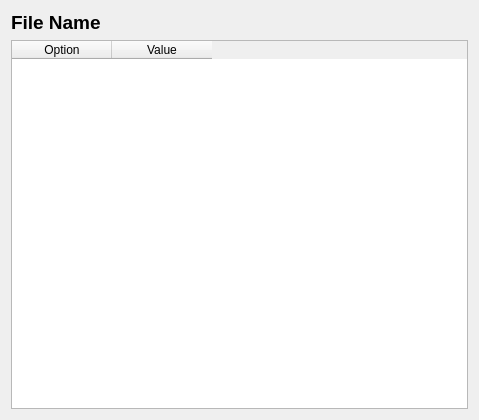
<?xml version="1.0" encoding="UTF-8"?>
<ui version="4.0">
 <class>InfoDialog</class>
 <widget class="QDialog" name="InfoDialog">
  <property name="geometry">
   <rect>
    <x>0</x>
    <y>0</y>
    <width>479</width>
    <height>420</height>
   </rect>
  </property>
  <property name="windowTitle">
   <string>Download Information</string>
  </property>
  <property name="windowIcon">
   <iconset resource="images.qrc">
    <normaloff>:/images/icons/help-about.png</normaloff>:/images/icons/help-about.png</iconset>
  </property>
  <layout class="QVBoxLayout" name="verticalLayout">
   <item>
    <widget class="QLabel" name="lblFileName">
     <property name="text">
      <string>&lt;html&gt;&lt;head/&gt;&lt;body&gt;&lt;p&gt;&lt;span style=&quot; font-size:14pt; font-weight:600;&quot;&gt;File Name &lt;/span&gt;&lt;/p&gt;&lt;/body&gt;&lt;/html&gt;</string>
     </property>
    </widget>
   </item>
   <item>
    <widget class="QTableWidget" name="tblInformation">
     <property name="selectionBehavior">
      <enum>QAbstractItemView::SelectItems</enum>
     </property>
     <property name="gridStyle">
      <enum>Qt::SolidLine</enum>
     </property>
     <property name="sortingEnabled">
      <bool>true</bool>
     </property>
     <attribute name="horizontalHeaderVisible">
      <bool>true</bool>
     </attribute>
     <attribute name="verticalHeaderVisible">
      <bool>false</bool>
     </attribute>
     <column>
      <property name="text">
       <string>Option</string>
      </property>
     </column>
     <column>
      <property name="text">
       <string>Value</string>
      </property>
     </column>
    </widget>
   </item>
  </layout>
 </widget>
 <resources>
  <include location="images.qrc"/>
 </resources>
 <connections/>
</ui>
